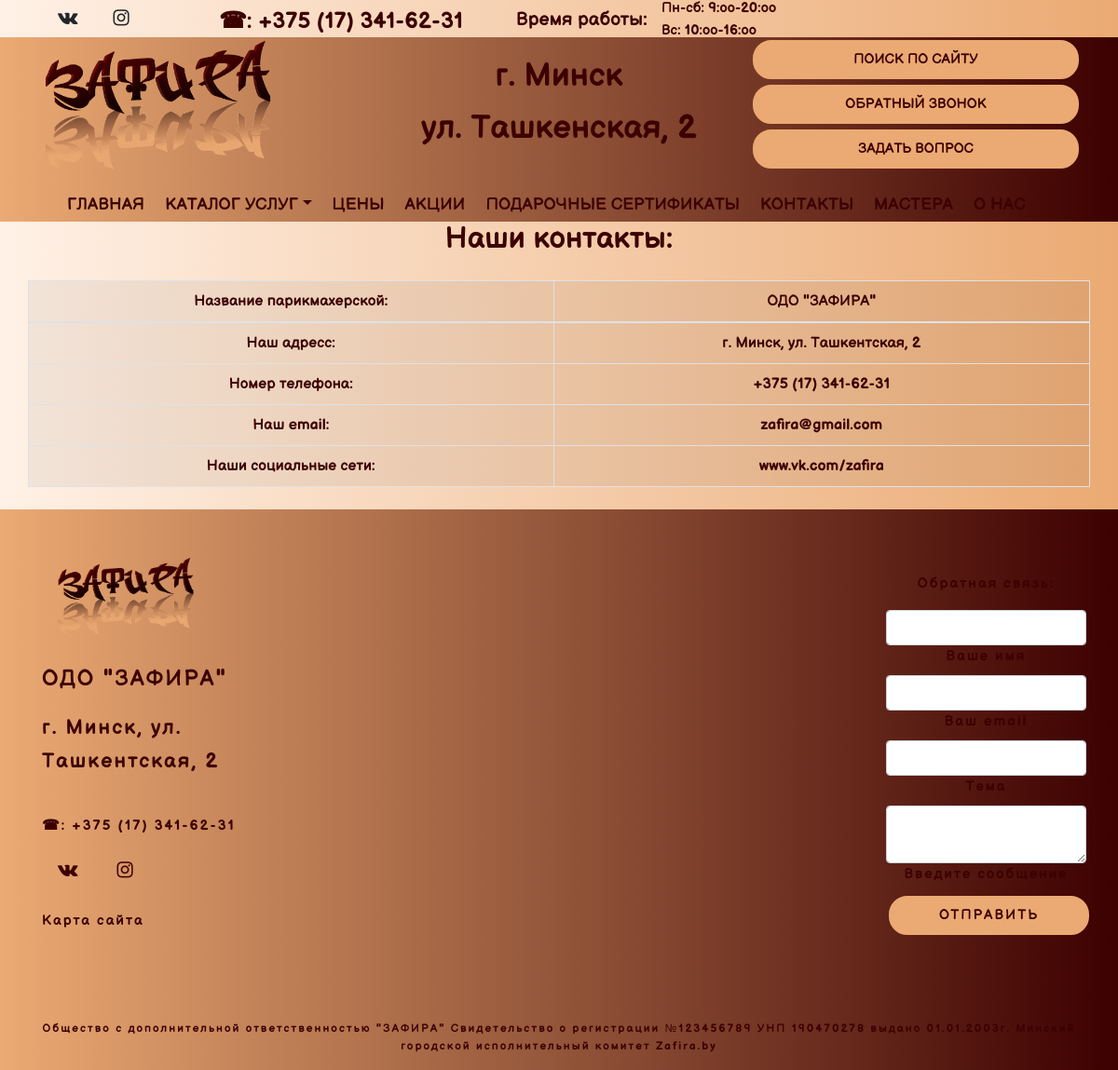
Screenshot of /contacts with the database file from the repository.
### main/models.py (models this page shows, shortened)
class Contacts(models.Model):
    name = models.CharField('Название парикмахерской', max_length=600, db_index=True)
    slug = models.SlugField(max_length=200, db_index=True, unique=True, default=uuid.uuid1)
    address = models.CharField('Адресс', max_length=600)
    tel = models.CharField('Номер телефона', max_length=20, blank=True, null=True)
    social = models.CharField('социальные сети', max_length=600)
    email = models.EmailField(max_length=254, blank=True, null=True)
    contact = models.TextField('О Нас', max_length=1500, blank=True)
    image = models.ImageField(upload_to='main/static/contacts/%Y/%m/%d', blank=True, help_text='Добавить фото')
    class Meta:
        ordering = ('name',)
        verbose_name = 'Контакты'
        verbose_name_plural = 'Контакты'
        index_together = ('id', 'slug')

### main/views.py (the view)
# urls.py: path('contacts', views.contacts, name='contacts'),
def contacts(request):
    contact = Contacts.objects.all()
    context_contacts = {'contact': contact}
    return render(request, 'main/contacts.html', context_contacts)

### main/templates/main/contacts.html (shortened to what this page needs)
{% extends 'main/base.html' %}
{% load bootstrap4 %}
{% load static %}
{% block content %}
<section>
<h2>Наши контакты:</h2>
    <br>
<div class="container">
    <div class="row">
  <table class="table table-striped table-bordered">
    {% if contact %}
    {% for con in contact %}
             <tr>
      <th>Название парикмахерской: </th>
      <th>{{ con.name }}</th>
            </tr>
    <tbody>
    <tr>
      <th>Наш адресс:</th>
      <td>{{ con.address }}</td>
    </tr>
   <tr>
     <tr>
      <th>Номер телефона:</th>
      <td>{{ con.tel }}</td>
    </tr>
    <tr>
        <tr>
      <th>Наш email: </th>
      <td>{{ con.email }}</td>
    </tr>
       <tr>
        <tr>
      <th>Наши социальные сети:</th>
      <td>{{ con.social }}</td>
    </tr>
  </tbody>
</table>
        {% endfor %}
    {% else %}
        <p>Контакты отсутствуют</p>
    {%endif%}
    </div>
        <br>
</div>
</section>
{% endblock %}

### main/templates/main/base.html (shortened to what this page needs)
{% load bootstrap4 %}
{% load static %}
{% bootstrap_css %}
<!DOCTYPE html>
<html lang="ru-ru">
<head>
    <link href="//maxcdn.bootstrapcdn.com/font-awesome/4.5.0/css/font-awesome.min.css" rel="stylesheet">
    <link rel="stylesheet" href="{% static '/main/css/bootstrap.min.css' %}">
    <link rel="stylesheet" href="{% static '/main/css/bootstrap.css' %}">
    <link rel="stylesheet" href="{% static '/main/css/owl.carousel.min.css' %}">
    <link rel="stylesheet" href="{% static '/main/css/style.css' %}">
    <link rel="stylesheet" href="{% static '/main/js/bootstrap.min.js' %}">
</head>
<body>
<header class="header mb4">
    <div class="container">
        <div class="row">
            <div class="col-4 col-md-2">
                <a href="#" class="btn btn-social-icon btn-lg btn-vk"><span class="fa fa-vk"></span></a>
                  <a href="#" class="btn btn-social-icon btn-lg btn-instagram"><span class="fa fa-instagram"></span></a></div>
            <div class="col-6 col-md-3"><p class="number__col"> <nobr><b>&#9742;: +375 (17) 341-62-31</b></nobr></p></div>
            <div class="col-4 col-md-2"><p class="time__workt"><nobr><b>Время работы:</b></nobr></p></div>
            <div class="col-4 col-md-2"><p class="time__work"><nobr><b>Пн-сб: 9:оо-20:оо <br>Вс: 10:оо-16:оо </b></nobr></p></div>
        </div>
    </div>
</header>
    <section>
                        <div class="line2">
                            <div class="container">
                                <div class="row">
                                    <div class="col-8 col-md-4" class="line2__logo">
                        <img src="{% static '/main/images/logo.gif' %}" width="250"  hspace="1" vspace="4" align="center" alt=""></div>
                                    <div class="col-8 col-md-4 adres" align="center"><b>г. Минск <br> ул. Ташкенская, 2</b></div>
                                    <div class="col-8 col-md-4 "align="center">
                                        <a href="#" class="line2__btn"><b>Поиск по сайту</b></a> <br>
                                        <a href="#" class="line2__btn"><b>Обратный звонок</b></a><br>
                                        <a href="feedback" class="line2__btn"><b>Задать вопрос</b></a></div>
                        </div>
                            </div>
                                </div>
    </section>
<section>
    <div class="NavMenu">
        <div class="container">
            <div class="row">
                <div class="col-12 col-md-12">
                     <nav id="sticky-top" class="navbar navbar-expand-xl navbar-transparent bg-transparent sticky-top">
                         <ul class="navbar-nav">
                          <li class="nav-item active"><a class="nav-link menu__btn" href="{% url 'home' %}">Главная</a></li>
                            <li class="nav-item dropdown ">
                            <a class="nav-link dropdown-toggle menu__btn" data-toggle="dropdown" href="#">Каталог услуг</a>
                          </li>
                          <li class="nav-item"><a class="nav-link menu__btn" href="/price">Цены</a></li>
                          <li class="nav-item"><a class="nav-link menu__btn" href="/sale">Акции</a></li>
                          <li class="nav-item"><a class="nav-link menu__btn" href="#">Подарочные сертификаты</a></li>
                          <li class="nav-item"><a class="nav-link menu__btn" href="{%url 'contacts'%}">Контакты</a></li>
                          <li class="nav-item"><a class="nav-link menu__btn" href="/masters">Мастера</a></li>
                          <li class="nav-item"><a class="nav-link menu__btn" href="{% url 'about' %}">о нас</a></li>
                        </ul>
                     </nav>
                 </div>
            </div>
        </div>
    </div>
</section>
    <div class="content">
{% block content %} {% endblock %}
    </div>
<footer class="page-footer font-small mdb-color lighten-3 pt-4 footer">
  <div class="container text-center text-md-left">
    <div class="row">
      <div class="col-md-3 col-lg-3 mr-auto my-md-4 my-0 mt-4 mb-1">
        <h5 class="font-weight-bold text-uppercase mb-4"><div class="col-8 col-md-4" class="line2__logo">
                        <img src="{% static '/main/images/logo.gif' %}" width="150"  hspace="1" vspace="4" align="center" alt=""></div></h5>
    {% if contact %}
    {% for con in contact %}
        <p style="font-size: 24px; color:#3c0000; ">{{ con.name }}</p>
        <p style="font-size: 22px; color:#3c0000;">{{ con.address }}</p> <br>
          <p style="color:#3c0000;"> <nobr><b>&#9742;: {{ con.tel }}</b></nobr></p>
        {% endfor %}
    {% else %}
        <p>Контакты отсутствуют</p>
    {%endif%}
<a href="#" class="btn btn-social-icon btn-lg btn-vk text-center " style="color: #3c0000;"><span class="fa fa-vk"></span></a>
          <a href="#" class="btn btn-social-icon btn-lg btn-instagram"style="color: #3c0000;"><span class="fa fa-instagram"></span></a>
          <br><br><a class="footer_btn text-center " href="#">Карта сайта</a></p>
      </div>
      <div class="col-md-6 col-lg-5 mx-auto my-md-8 my-0 mt-8 mb-2">
<div class="container">
        <div class="row">
                <div class="col-md-6 col-md-offset-2 text-center">
<div id="map-container-google-2" class="z-depth-1-half map-container" style="height: 500px">
<iframe src="https://www.google.com/maps/embed?pb=!1m18!1m12!1m3!1d2354.443569702272!2d27.629257415990672!3d53.83497414569913!2m3!1f0!2f0!3f0!3m2!1i1024!2i768!4f13.1!3m3!1m2!1s0x46dbd23c836f412d%3A0x19b9edc75800c46c!2z0YPQuy4g0KLQsNGI0LrQtdC90YLRgdC60LDRjyAyLCDQnNC40L3RgdC6IDIyMDA5Niwg0JHQtdC70LDRgNGD0YHRjA!5e0!3m2!1sru!2sus!4v1602024809249!5m2!1sru!2sus" width="445" height="500" frameborder="0" style="border:0;" allowfullscreen="" aria-hidden="false" tabindex="0"></iframe>
</div>
                </div>
        </div>
</div>
      </div>
      <div class="col-md-3 col-lg-3 text-center mx-auto my-4 footer__right">
      <div class="card-transparent">
        <div class="card-body">
          <div class="form-header blue accent-1">
            <p> Обратная связь:</p>
          </div>
          <div class="md-form">
            <input type="text" id="form-name" class="form-control">
            <label for="form-name">Ваше имя</label>
          </div>
          <div class="md-form">
            <input type="text" id="form-email" class="form-control">
            <label for="form-email">Ваш email</label>
          </div>
          <div class="md-form">
             <input type="text" id="form-Subject" class="form-control">
            <label for="form-Subject">Тема</label>
          </div>
          <div class="md-form">
                  <textarea id="form-text" class="form-control md-textarea" rows="2"></textarea>
            <label for="form-text">Введите сообщение</label>
          </div>
          <div class="text-center">
              <a href="button" class="line2__btn"><b>Отправить</b></a></div>
          </div>
        </div>
      </div>
    </div>
      </div>
<div class="container-fluid">
  <div class="footer-copyright text-center py-3 " style="color:#3c0000; font-size: 12px;">Общество с дополнительной ответственностью "ЗАФИРА"      Свидетельство о регистрации №123456789 УНП 190470278 выдано 01.01.2003г.
      Минский городской исполнительный комитет <a href="#"> Zafira.by</a>
  </div>
</div>
</footer>
</html>

### main/static/main/css/style.css (style rules this page uses)
body { margin: 0; font-family: shrift, sans-serif; font-size: 15px; color: #3c0000; line-height: 1.6; }
a { color: #3c0000; text-decoration: none; }
p,b,a { font-family: shrift, sans-serif; }
h1,h2,h3,h4,h5,h6 { margin:0; font-family: shrift, sans-serif; font-weight: 700; text-decoration: none; }
h1,h2,h3,h4,h5,h6:hover { text-decoration: none; }
.header { width: 100%; margin-bottom: 0px; height: 40px; background: linear-gradient(to right, #fff1e6, #ebaa73); -webkit-background-size: cover; background-size: cover; }
.number__col { margin: 0; top: 4px; position: absolute; font-size: 24px; color: #3c0000; text-aline: center; background-size: cover; }
.time__workt { margin: 0; position: absolute; font-size: 20px; color: #3c0000; right: 0; margin-top: 5px; background-size: cover; }
.time__work { margin: 0; top: -3px; position: absolute; font-size: 15px; color: #3c0000; background-size: cover; }
.line2 { width: 100%; margin-bottom: 0px; background: linear-gradient(to left, #3c0000, #ebaa73); -webkit-background-size: cover; background-size: cover; }
.adres { top: 14px; width: 100%; font-size: 35px; color: #3c0000; text-align: center; }
.line2__btn { text-transform: uppercase; width: 100%; margin-top: 40px; margin: 3px; background: #ebaa73; display: inline-block; vertical-align: top; border: 4px solid #ebaa73; padding: 5px; color: #3c0000; text-decoration: none; border-radius: 20px; transition: all 0.3s ease-out; }
.NavMenu { display: block; text-transform: uppercase; width: 100%; margin-bottom: -15px; background: linear-gradient(to left, #3c0000, #ebaa73); background-size: cover; text-align: center; text-decoration: none; letter-spacing: 0.1px; font-size: 18px; transition: all 0.2s ease-out; padding: 0rem 0rem; }
.menu__btn { margin: 3px; color: #3c0000; }
.footer { display: inline-block; width: 100%; background: linear-gradient(to left, #3c0000, #ebaa73); background-size: cover; text-decoration: none; letter-spacing: 2px; transition: all 0.3s ease-out; }
.footer__right { left: 50px; }
.content { width: 100%; background: linear-gradient(to right, #fff1e6, #ebaa73); background-size: cover; text-align: center; }
.table { padding-top: 0px; color: #3c0000; width: 100%; margin-bottom: 0px; text-align: center; text-decoration: none; }

### rows the page displays
Contacts: name "ОДО \"ЗАФИРА\"", address "г. Минск, ул. Ташкентская, 2", tel "+375 (17) 341-62-31", email "zafira@gmail.com", social "www.vk.com/zafira"
